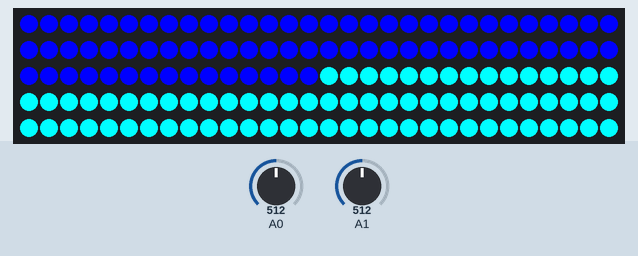
Recording of a sketch running on a simulated Arduino Uno, built with avr-gcc and run on an emulated ATmega328P. Parts: 150 RGB LEDs in strip order, left to right, continuing on the next row. The inputs (shaded band) are chosen by the test bench; at power-on: A0 = 512, A1 = 512. What the sketch prints to the serial monitor is not drawn.

Above: at 6.2 s.
6.3 s: A0 set to 716
8.8 s: A1 set to 900
10.6 s: A1 set to 0
12.4 s: A0 set to 900
14.1 s: A1 set to 122
15.7 s: A0 set to 1023
Timing chart, 0 to 18.3 s (numbered marks = the images above; inputs shaded):
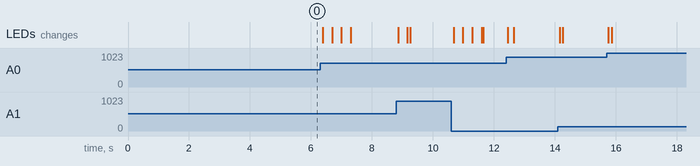

The sketch:

peizoleds__Tim.ino
```cpp
/* progmram by Tim Gorbunov which moves a led dot left and right
based on piezo pressure sensor, the speed of the strip is set by
the delays variable
strip length is set to whatever you like.
sensor inputs are set in the loop function
*/


#include <Adafruit_NeoPixel.h>
int stripl = 150; //strip length
Adafruit_NeoPixel strip = Adafruit_NeoPixel(stripl, 6, NEO_GRB + NEO_KHZ800);
int halfstrip = stripl / 2 ;
int change = 0;
int temp = 0;
int lastchange = 0;
int s1;
int s2;
int delays = 7; //speed of moving led
int sensitivity = 15; // sensitivity...
int keepgoing = 0; // 0= false 1= true for jumping led to other side

void shows(){
   if (s1 != s2){


    lastchange = temp;
     change = s1-s2; // s1 and s2 do not change if you loop through this function
     change = change + halfstrip ;
    Serial.print(change);
    Serial.print("    ");
    Serial.println(lastchange);
   /* Serial.print("  s1=");
    Serial.print(s1);
    Serial.print("  s2=");
    Serial.print(s2);
    Serial.print("  s1-s2=");
    Serial.println(s1-s2);
   */

   if (lastchange > change){ // checks which way to run the led

    if (lastchange - change > halfstrip){ // for the "text wrap" function to jump the led to other side)
      change = lastchange + 1;
      if (change > stripl - 1){
        change = change - stripl;
      }
    }else {
    change = lastchange - 1;
    }
   } else if (lastchange < change){

         if (change - lastchange > halfstrip){ // for the "text wrap" function to jump the led to other side)
            change = lastchange - 1;
           if (change < 0){
            lastchange = stripl;
            change = change = lastchange - 1;
            }
        }else {
        change = lastchange + 1;
        }
   }
   else {
   loop();
   }


   for(uint16_t i=0; i<stripl; i++) {
     if (i == change){//if i is at the vlue of the pressure
      strip.setPixelColor(i, 200, 0, 0);
      temp = i;
     } else{
     strip.setPixelColor(i, 0, 0, 0);
     }
   }


    strip.show();
     delay(delays);
 if (change != lastchange){

   shows(); // if you havent reached the set value keep going
 }
  delay (6);
   }

}

void setup() {

  Serial.begin(9600);
   strip.begin();
    for(uint16_t i=0; i<stripl; i++) {
    if (i< 75){
     strip.setPixelColor(i, 0, 0, 255);
    }else{
      strip.setPixelColor(i, 0 , 255, 255);
    }
   }


  strip.show();
  delay(5000);
}


void loop() {
  s1 = analogRead(A0);
  s2 = analogRead(A1);
   s1 = map(s1, 0, 1023, 0, halfstrip -1);
   s2 = map(s2, 0, 1023, 0, halfstrip);
   Serial.print("s1=");
   Serial.print(s1);
   Serial.print("  s2=");
   Serial.print(s2);
   Serial.print("  s1-s2=");
   Serial.println(s1-s2);

   if (s1 > sensitivity || s2 > sensitivity){
   shows();
   Serial.println("#############################");
   }
}
```
